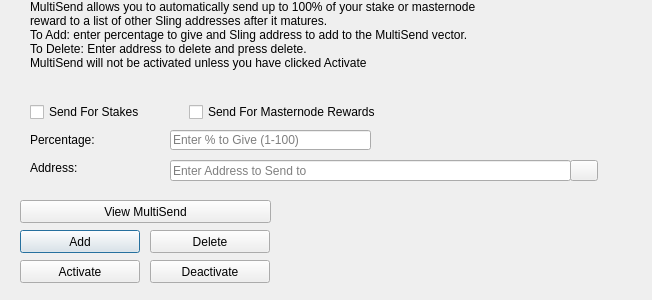
<?xml version="1.0" encoding="UTF-8"?>
<ui version="4.0">
 <class>MultiSendDialog</class>
 <widget class="QDialog" name="MultiSendDialog">
  <property name="windowModality">
   <enum>Qt::NonModal</enum>
  </property>
  <property name="geometry">
   <rect>
    <x>0</x>
    <y>0</y>
    <width>652</width>
    <height>300</height>
   </rect>
  </property>
  <property name="windowTitle">
   <string>MultiSend</string>
  </property>
  <widget class="QLineEdit" name="multiSendPercentEdit">
   <property name="geometry">
    <rect>
     <x>170</x>
     <y>130</y>
     <width>201</width>
     <height>20</height>
    </rect>
   </property>
   <property name="toolTip">
    <string>Enter whole numbers 1 - 100</string>
   </property>
   <property name="placeholderText">
    <string>Enter % to Give (1-100)</string>
   </property>
  </widget>
  <widget class="QLineEdit" name="multiSendAddressEdit">
   <property name="geometry">
    <rect>
     <x>170</x>
     <y>160</y>
     <width>401</width>
     <height>21</height>
    </rect>
   </property>
   <property name="toolTip">
    <string/>
   </property>
   <property name="placeholderText">
    <string>Enter Address to Send to</string>
   </property>
  </widget>
  <widget class="QLabel" name="label_2">
   <property name="geometry">
    <rect>
     <x>30</x>
     <y>0</y>
     <width>451</width>
     <height>121</height>
    </rect>
   </property>
   <property name="lineWidth">
    <number>1</number>
   </property>
   <property name="text">
    <string>MultiSend allows you to automatically send up to 100% of your stake or masternode reward to a list of other Sling addresses after it matures.
To Add: enter percentage to give and Sling address to add to the MultiSend vector.
To Delete: Enter address to delete and press delete.
MultiSend will not be activated unless you have clicked Activate</string>
   </property>
   <property name="alignment">
    <set>Qt::AlignLeading|Qt::AlignLeft|Qt::AlignTop</set>
   </property>
   <property name="wordWrap">
    <bool>true</bool>
   </property>
  </widget>
  <widget class="QLabel" name="message">
   <property name="geometry">
    <rect>
     <x>290</x>
     <y>200</y>
     <width>351</width>
     <height>91</height>
    </rect>
   </property>
   <property name="text">
    <string/>
   </property>
  </widget>
  <widget class="QPushButton" name="addButton">
   <property name="geometry">
    <rect>
     <x>20</x>
     <y>230</y>
     <width>120</width>
     <height>23</height>
    </rect>
   </property>
   <property name="toolTip">
    <string/>
   </property>
   <property name="statusTip">
    <string>Add to MultiSend Vector</string>
   </property>
   <property name="text">
    <string>Add</string>
   </property>
  </widget>
  <widget class="QPushButton" name="disableButton">
   <property name="geometry">
    <rect>
     <x>150</x>
     <y>260</y>
     <width>120</width>
     <height>23</height>
    </rect>
   </property>
   <property name="statusTip">
    <string>Deactivate MultiSend</string>
   </property>
   <property name="text">
    <string>Deactivate</string>
   </property>
  </widget>
  <widget class="QPushButton" name="addressBookButton">
   <property name="geometry">
    <rect>
     <x>570</x>
     <y>160</y>
     <width>28</width>
     <height>21</height>
    </rect>
   </property>
   <property name="toolTip">
    <string>Choose an address from the address book</string>
   </property>
   <property name="text">
    <string/>
   </property>
   <property name="icon">
    <iconset resource="../sling.qrc">
     <normaloff>:/icons/address-book</normaloff>:/icons/address-book</iconset>
   </property>
   <property name="shortcut">
    <string>Alt+A</string>
   </property>
   <property name="autoDefault">
    <bool>false</bool>
   </property>
  </widget>
  <widget class="QLabel" name="label">
   <property name="geometry">
    <rect>
     <x>30</x>
     <y>130</y>
     <width>121</width>
     <height>20</height>
    </rect>
   </property>
   <property name="toolTip">
    <string>Percentage of stake to send</string>
   </property>
   <property name="text">
    <string>Percentage:</string>
   </property>
  </widget>
  <widget class="QLabel" name="label_5">
   <property name="geometry">
    <rect>
     <x>30</x>
     <y>160</y>
     <width>111</width>
     <height>16</height>
    </rect>
   </property>
   <property name="toolTip">
    <string>Address to send portion of stake to</string>
   </property>
   <property name="text">
    <string>Address:</string>
   </property>
  </widget>
  <widget class="QPushButton" name="deleteButton">
   <property name="geometry">
    <rect>
     <x>150</x>
     <y>230</y>
     <width>120</width>
     <height>23</height>
    </rect>
   </property>
   <property name="toolTip">
    <string/>
   </property>
   <property name="statusTip">
    <string>Delete Address From MultiSend Vector</string>
   </property>
   <property name="text">
    <string>Delete</string>
   </property>
  </widget>
  <widget class="QPushButton" name="activateButton">
   <property name="geometry">
    <rect>
     <x>20</x>
     <y>260</y>
     <width>120</width>
     <height>23</height>
    </rect>
   </property>
   <property name="statusTip">
    <string>Activate MultiSend</string>
   </property>
   <property name="text">
    <string>Activate</string>
   </property>
  </widget>
  <widget class="QPushButton" name="viewButton">
   <property name="geometry">
    <rect>
     <x>20</x>
     <y>200</y>
     <width>251</width>
     <height>23</height>
    </rect>
   </property>
   <property name="toolTip">
    <string/>
   </property>
   <property name="statusTip">
    <string>View MultiSend Vector</string>
   </property>
   <property name="text">
    <string>View MultiSend</string>
   </property>
  </widget>
  <widget class="QWidget" name="horizontalLayoutWidget">
   <property name="geometry">
    <rect>
     <x>30</x>
     <y>100</y>
     <width>351</width>
     <height>24</height>
    </rect>
   </property>
   <layout class="QHBoxLayout" name="horizontalLayout">
    <item>
     <widget class="QCheckBox" name="multiSendStakeCheckBox">
      <property name="text">
       <string>Send For Stakes</string>
      </property>
     </widget>
    </item>
    <item>
     <widget class="QCheckBox" name="multiSendMasternodeCheckBox">
      <property name="text">
       <string>Send For Masternode Rewards</string>
      </property>
     </widget>
    </item>
   </layout>
  </widget>
 </widget>
 <resources>
  <include location="../sling.qrc"/>
 </resources>
 <connections/>
</ui>
